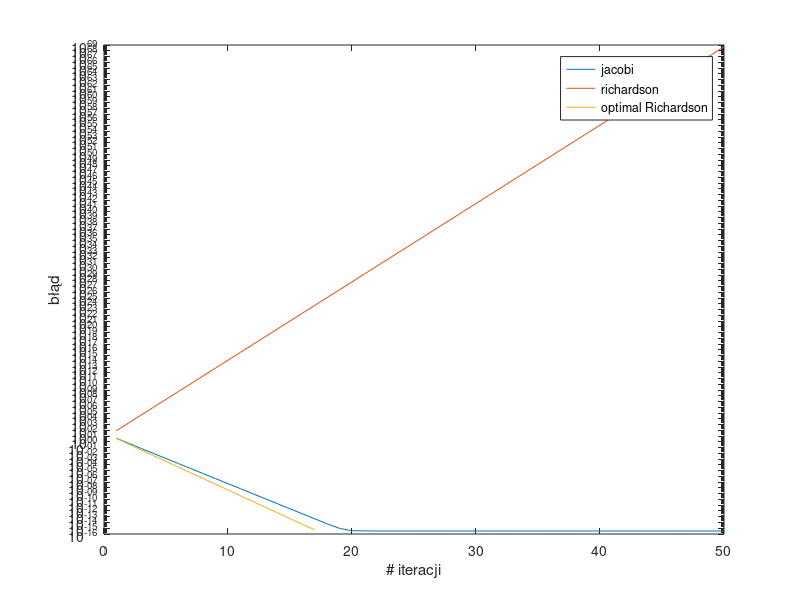

Here is the MATLAB script that generated this plot:
clear
% i1 i2 i3 i4 i5
r1=5;r2=5;r3=5;r4=5;r5=5;
r=[r1 r2 r3 r4 r5];
A=[r1 0 0 0 r5;
    0 r2 0 r4 0;
    0 0 r3 -r4 r5;
    0 1 -1 -1 0;
    1 0 1 0 -1];
b=[3;3;0;0;0];
x=A\b;

for i=1:numel(r)
r_z(i)=r(i)*(1+6*(1e-3)*(randn));
end
Az=[r_z(1) 0 0 0 r_z(5);
    0 r_z(2) 0 r_z(4) 0;
    0 0 r_z(3) -r_z(4) r_z(5);
    0 1 -1 -1 0;
    1 0 1 0 -1];
x_z=Az\b;
norm(x_z(3)-x(3))
%%
clear
N=15;
A=20*eye(N);
for i=1:N
    for j=1:N
        if abs(i-j)==1 | abs(i-j)==2
            A(i,j)=0.7;
        end
    end
end
b=sum(A,2);
x=A\b;
norm(x-ones(N,1))

%%
N=15;
A=20*eye(N);
for i=1:N
    for j=1:N
        if abs(i-j)==1 | abs(i-j)==2
            A(i,j)=0.7;
        end
    end
end
b=sum(A,2);

D=diag(diag(A));
L=tril(A)-D;
U=triu(A)-D;
p=1.06;
po=2/(min(eig(A))+max(eig(A)));
M1=-inv(D)*(L+U);
w1=inv(D)*b;
M=eye(N)-p*A;
w=p*b;
Mo=eye(N)-po*A;
wo=po*b;
x_old1=zeros(N,1);
x_old=zeros(N,1);
x_oldo=zeros(N,1);
n=1;
nmax=50;
while(n<=nmax)
x_new1=M1*x_old1+w1;
x_new=M*x_old+w;
x_newo=Mo*x_oldo+wo;
err1(n)=norm(x_new1-x_old1);
err(n)=norm(x_new-x_old);
erro(n)=norm(x_newo-x_oldo);
x_old1=x_new1;
x_old=x_new;
x_oldo=x_newo;
n=n+1;
end
semilogy(err1)
hold on;
semilogy(err)
hold on
semilogy(erro)
legend('jacobi','richardson','optimal Richardson')
xlabel('# iteracji')
ylabel('błąd')
